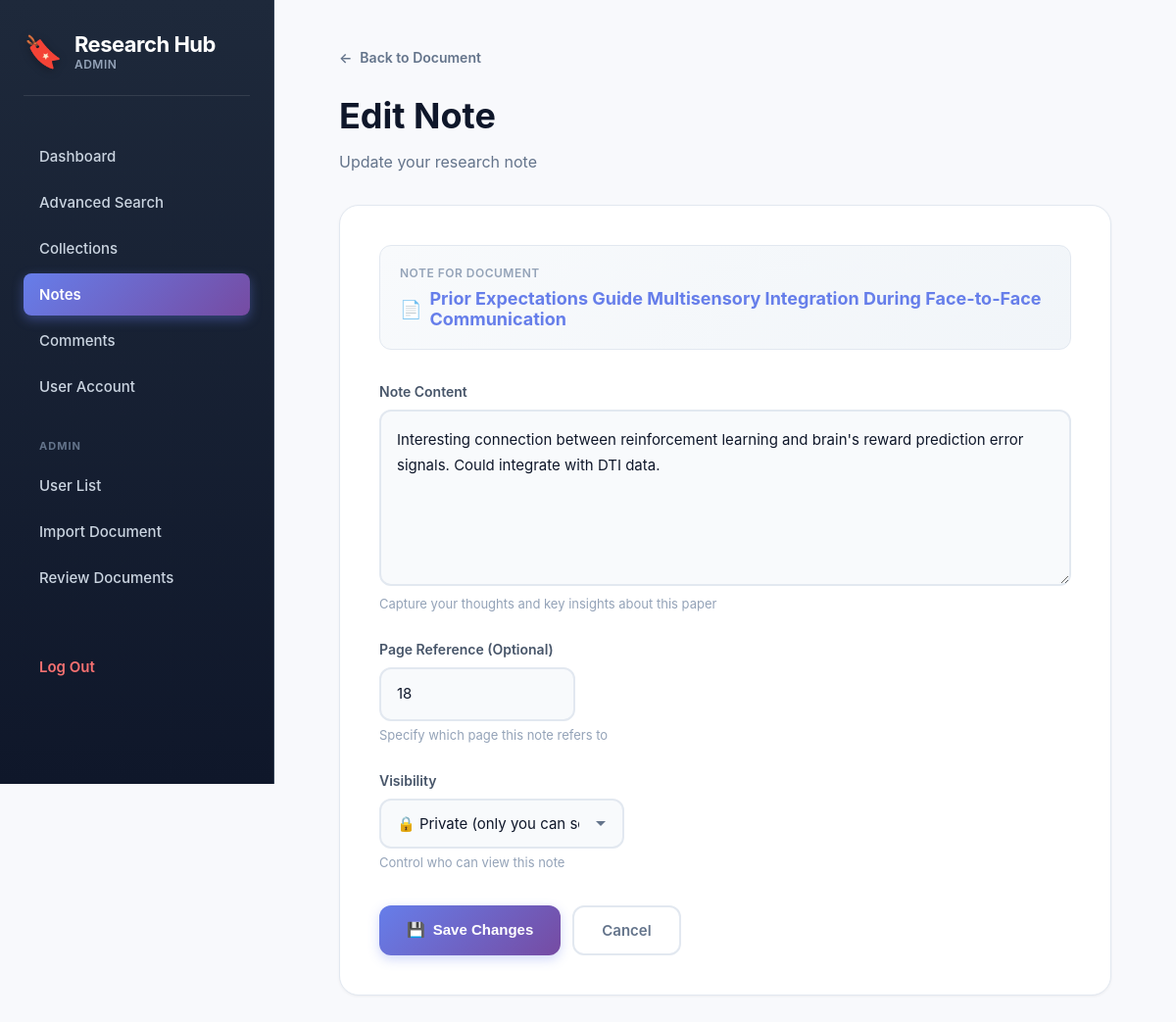
/edit_note.php?id=4 (signed in), run on the app's committed database.
### tables this page shows
CREATE TABLE Notes (
    NoteID INT AUTO_INCREMENT PRIMARY KEY,
    UserID INT NOT NULL,  
    DocumentID INT NOT NULL,  
    Content TEXT NOT NULL,
    PageNum VARCHAR(50),
    CreatedTime TIMESTAMP DEFAULT CURRENT_TIMESTAMP,
    UpdatedTime TIMESTAMP DEFAULT CURRENT_TIMESTAMP ON UPDATE CURRENT_TIMESTAMP,
    Visibility ENUM('Private', 'Public') NOT NULL,
    FOREIGN KEY (UserID) REFERENCES User(UserID),
    FOREIGN KEY (DocumentID) REFERENCES Document(DocumentID)
);

CREATE TABLE Document (
    DocumentID INT AUTO_INCREMENT PRIMARY KEY,
    Title VARCHAR(500) NOT NULL,
    Abstract TEXT,
    PublicationYear YEAR,
    SourceID INT,
    Area VARCHAR(255),
    ISBN VARCHAR(50) UNIQUE,
    LinkPath VARCHAR(500),
    ImportDate DATE DEFAULT (CURDATE()),
    ReviewStatus ENUM('Pending', 'Approved', 'Rejected') DEFAULT 'Pending',
    FOREIGN KEY (SourceID) REFERENCES Source(SourceID)
);

### edit_note.php (the view, shortened to what this page needs)
<?php
require_once "includes/connect.php";
$role = strtolower($_SESSION['Role'] ?? "");
$noteID = intval($_GET['id']);
$sql = "
    SELECT
        N.NoteID, N.Content, N.PageNum, N.Visibility, N.CreatedTime,
        N.UserID, N.DocumentID,
        D.Title AS DocTitle
    FROM Notes N
    JOIN Document D ON N.DocumentID = D.DocumentID
    WHERE N.NoteID = ?
";
$stmt = $conn->prepare($sql);
$stmt->execute([$noteID]);
$note = $stmt->fetch(PDO::FETCH_ASSOC);
?>
<!DOCTYPE html>
<html>
<head>
    <link rel="stylesheet" href="assets/css/globals.css">
</head>
<body>
<aside class="sidebar">
    <div class="app-title">
        <span class="icon">🔖</span>
        <div>
            <div class="title">Research Hub</div>
            <div class="role"><?= htmlspecialchars($role) ?></div>
        </div>
    </div>
    <nav class="menu">
        <a href="dashboard.php">Dashboard</a>
        <a href="advanced_search.php">Advanced Search</a>
        <a href="collections.php">Collections</a>
        <a href="notes.php" class="active">Notes</a>
        <a href="comments.php">Comments</a>
        <a href="user_account.php">User Account</a>
    </nav>
    <?php if ($role === "admin"): ?>
        <div class="menu-heading">Admin</div>
        <nav class="menu">
            <a href="user_list.php">User List</a>
            <a href="import_document.php">Import Document</a>
            <a href="review_documents.php">Review Documents</a>
        </nav>
    <?php endif; ?>
    <a href="logout.php" class="logout">Log Out</a>
</aside>
<div class="main">
    <a href="document_view.php?id=<?= $note['DocumentID'] ?>" class="back-link">
        <span>←</span> Back to Document
    </a>
    <div class="page-header">
        <h1>Edit Note</h1>
        <p class="subtitle">Update your research note</p>
    </div>
    <div class="card">
        <div class="doc-reference">
            <div class="doc-reference-label">Note For Document</div>
            <div class="doc-reference-title">
                <span>📄</span>
                <a href="document_view.php?id=<?= $note['DocumentID'] ?>">
                    <?= htmlspecialchars($note['DocTitle']) ?>
                </a>
            </div>
        </div>
        <form method="POST" action="controllers/update_note.php">
            <div class="form-group">
                <label for="content">Note Content</label>
                <textarea
                    id="content"
                    name="content"
                    required
                    class="note-textarea"
                    placeholder="Write your insights, observations, or analysis..."><?= htmlspecialchars($note['Content']) ?></textarea>
                <div class="helper-text">Capture your thoughts and key insights about this paper</div>
            </div>
            <div class="form-group">
                <label for="page_num">Page Reference (Optional)</label>
                <input
                    type="number"
                    id="page_num"
                    name="page_num"
                    class="input-box"
                    placeholder="e.g., 15"
                    value="<?= htmlspecialchars($note['PageNum']) ?>"
                    min="1"
                    style="width: 200px;">
                <div class="helper-text">Specify which page this note refers to</div>
            </div>
            <div class="form-group">
                <label for="visibility">Visibility</label>
                <select
                    id="visibility"
                    name="visibility"
                    class="input-box"
                    style="width: 250px;">
                    <option value="Private" <?= $note['Visibility']==="Private" ? "selected":"" ?>>
                        🔒 Private (only you can see)
                    </option>
                </select>
                <div class="helper-text">Control who can view this note</div>
            </div>
            <div class="form-actions">
                <button type="submit" class="btn-primary">
                    <span>💾</span> Save Changes
                </button>
                <a href="document_view.php?id=<?= $note['DocumentID'] ?>"
                   class="btn-secondary">
                   Cancel
                </a>
            </div>
        </form>
    </div>
</div>
</body>
</html>

### assets/css/globals.css (style rules this page uses)
:root { --font-size: 16px; --background: #ffffff; --foreground: oklch(0.145 0 0); --card: #ffffff; --card-foreground: oklch(0.145 0 0); --popover: oklch(1 0 0); --popover-foreground: oklch(0.145 0 0); --primary: #030213; --primary-foreground: oklch(1 0 0); --secondary: oklch(0.95 0.0058 264.53); --secondary-foreground: #030213; --muted: #ececf0; --muted-foreground: #717182; --accent: #e9ebef; --accent-foreground: #030213; --destructive: #d4183d; --destructive-foreground: #ffffff; --border: rgba(0, 0, 0, 0.1); --input: transparent; --input-background: #f3f3f5; --switch-background: #cbced4; --font-weight-medium: 500; --font-weight-normal: 400; --ring: oklch(0.708 0 0); --chart-1: oklch(0.646 0.222 41.116); --chart-2: oklch(0.6 0.118 184.704); --chart-3: oklch(0.398 0.07 227.392); --chart-4: oklch(0.828 0.189 84.429); --chart-5: oklch(0.769 0.188 70.08); --radius: 0.625rem; --sidebar: oklch(0.985 0 0); --sidebar-foreground: oklch(0.145 0 0); --sidebar-primary: #030213; --sidebar-primary-foreground: oklch(0.985 0 0); --sidebar-accent: oklch(0.97 0 0); --sidebar-accent-foreground: oklch(0.205 0 0); --sidebar-border: oklch(0.922 0 0); --sidebar-ring: oklch(0.708 0 0); }
html { font-size: var(--font-size); }
body { background: var(--background); color: var(--foreground); margin: 0; padding: 0; font-family: Arial, sans-serif; }
* { border-color: var(--border); outline-color: var(--ring); }
h1 { font-size: 2rem; font-weight: var(--font-weight-medium); line-height: 1.5; }
h4, label, button, input, p { font-size: 1rem; line-height: 1.5; }
input { font-weight: var(--font-weight-normal); }
button { font-weight: var(--font-weight-medium); }

### data on the page
notes: DocumentID.Title "Prior Expectations Guide Multisensory Integration During Face-to-Face Communication", content "Interesting connection between reinforcement learning and brain's reward prediction error signals. Could integrate with DTI data.", page_num "18", visibility "🔒 Private (only you can see)"

### other printed values
$role "ADMIN"
